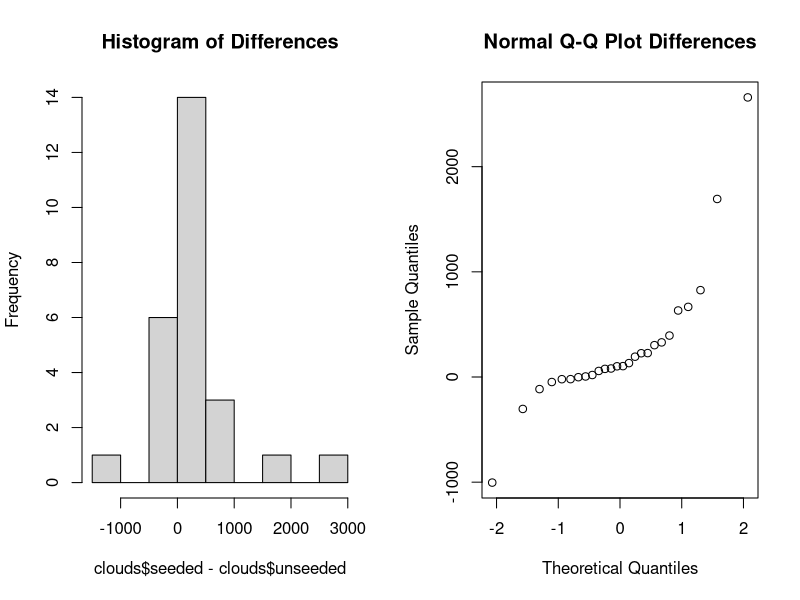
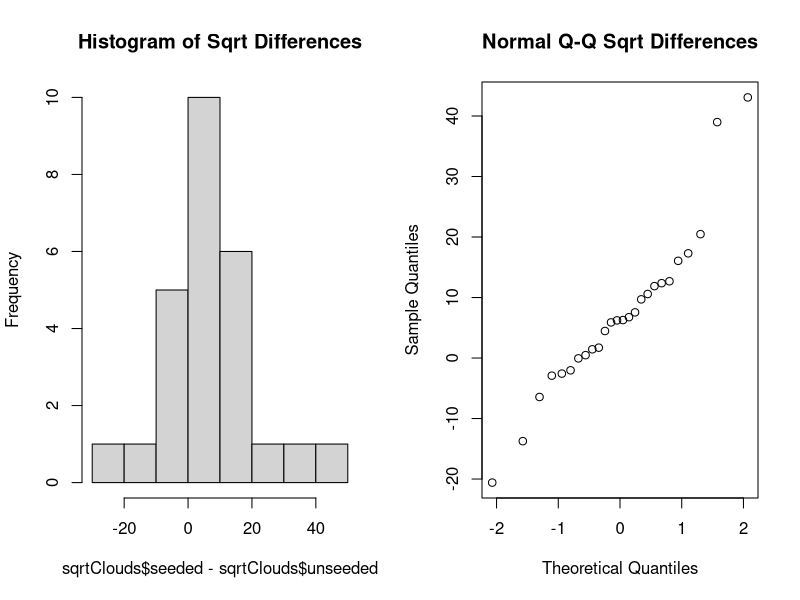
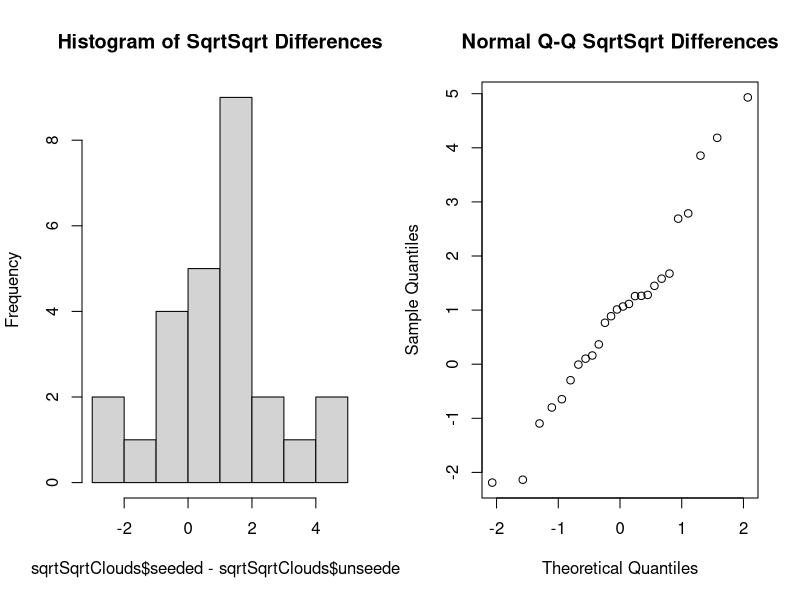

Recreate these plots in R, in order.
clouds = read.table("./data/clouds.txt", header = TRUE)
sqrtClouds = sqrt(clouds)
sqrtSqrtClouds = sqrt(sqrtClouds)

par(mfrow=c(1,2))
hist(clouds$seeded - clouds$unseeded, main = "Histogram of Differences")
qqnorm(clouds$seeded - clouds$unseeded, main = "Normal Q-Q Plot Differences")

# T - Test

# Differences of the data samples does not seem to be normal
# However, histogram of these differences is seem to be?
# This is probably not paired since QQ Normal Plot suggests that
# the distribution is not normal
t.test(clouds$seeded, clouds$unseeded)

# Mann - Whitney Test

wilcox.test(clouds$seeded, clouds$unseeded)

# Kolmogorov - Smirnov Test

ks.test(clouds$seeded, clouds$unseeded)

# Section 2

par(mfrow=c(1,2))
hist(sqrtClouds$seeded - sqrtClouds$unseeded, main = "Histogram of Sqrt Differences")
qqnorm(sqrtClouds$seeded - sqrtClouds$unseeded, main = "Normal Q-Q Sqrt Differences")

# T - Test

t.test(sqrtClouds$seeded, sqrtClouds$unseeded)

# Mann - Whitney Test

wilcox.test(sqrtClouds$seeded, sqrtClouds$unseeded)

# Kolmogorov - Smirnov Test

ks.test(sqrtClouds$seeded, sqrtClouds$unseeded)

# Section 3

par(mfrow=c(1,2))
hist(sqrtSqrtClouds$seeded - sqrtSqrtClouds$unseeded, main = "Histogram of SqrtSqrt Differences")
qqnorm(sqrtSqrtClouds$seeded - sqrtSqrtClouds$unseeded, main = "Normal Q-Q SqrtSqrt Differences")

# T - Test

t.test(sqrtSqrtClouds$seeded, sqrtSqrtClouds$unseeded)

# Mann - Whitney Test

wilcox.test(sqrtSqrtClouds$seeded, sqrtSqrtClouds$unseeded)

# Kolmogorov - Smirnov Test

ks.test(sqrtSqrtClouds$seeded, sqrtSqrtClouds$unseeded)
